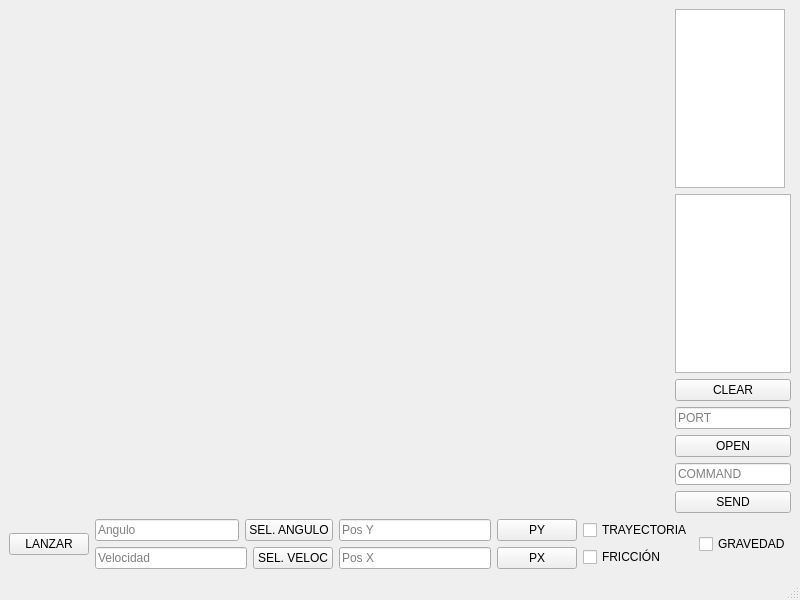
<?xml version="1.0" encoding="UTF-8"?>
<ui version="4.0">
 <class>MainWindow</class>
 <widget class="QMainWindow" name="MainWindow">
  <property name="geometry">
   <rect>
    <x>0</x>
    <y>0</y>
    <width>800</width>
    <height>600</height>
   </rect>
  </property>
  <property name="minimumSize">
   <size>
    <width>800</width>
    <height>600</height>
   </size>
  </property>
  <property name="windowTitle">
   <string>MainWindow</string>
  </property>
  <widget class="QWidget" name="centralwidget">
   <layout class="QGridLayout" name="gridLayout">
    <item row="0" column="0">
     <layout class="QHBoxLayout" name="horizontalLayout" stretch="1,0">
      <item>
       <widget class="QWidget" name="widget" native="true">
        <property name="minimumSize">
         <size>
          <width>660</width>
          <height>500</height>
         </size>
        </property>
       </widget>
      </item>
      <item>
       <layout class="QVBoxLayout" name="verticalLayout_3">
        <item>
         <widget class="QTextBrowser" name="Consola">
          <property name="maximumSize">
           <size>
            <width>110</width>
            <height>16777215</height>
           </size>
          </property>
         </widget>
        </item>
        <item>
         <widget class="QPlainTextEdit" name="commandsConsole"/>
        </item>
        <item>
         <widget class="QPushButton" name="ClearConsoleButton">
          <property name="text">
           <string>CLEAR</string>
          </property>
         </widget>
        </item>
        <item>
         <layout class="QVBoxLayout" name="PortLine">
          <item>
           <widget class="QLineEdit" name="PortLinEdit">
            <property name="placeholderText">
             <string>PORT</string>
            </property>
           </widget>
          </item>
          <item>
           <widget class="QPushButton" name="OpenCloseButton">
            <property name="text">
             <string>OPEN</string>
            </property>
           </widget>
          </item>
         </layout>
        </item>
        <item>
         <layout class="QVBoxLayout" name="CommandLine">
          <item>
           <widget class="QLineEdit" name="CommandlineEdit">
            <property name="placeholderText">
             <string>COMMAND</string>
            </property>
           </widget>
          </item>
          <item>
           <widget class="QPushButton" name="SendButton">
            <property name="text">
             <string>SEND</string>
            </property>
           </widget>
          </item>
         </layout>
        </item>
       </layout>
      </item>
     </layout>
    </item>
    <item row="1" column="0">
     <layout class="QHBoxLayout" name="TABLERO" stretch="0,0,0,0,0">
      <item>
       <layout class="QHBoxLayout" name="TABLERORESETLANZAR">
        <item>
         <widget class="QPushButton" name="BotonLanzar">
          <property name="text">
           <string>LANZAR</string>
          </property>
         </widget>
        </item>
       </layout>
      </item>
      <item>
       <layout class="QVBoxLayout" name="TABLEROVELOCIDAD">
        <item>
         <layout class="QHBoxLayout" name="ANGULO" stretch="1,0">
          <item>
           <widget class="QLineEdit" name="AnguloLineEdit">
            <property name="readOnly">
             <bool>false</bool>
            </property>
            <property name="placeholderText">
             <string>Angulo</string>
            </property>
           </widget>
          </item>
          <item>
           <widget class="QPushButton" name="BotonAngulo">
            <property name="text">
             <string>SEL. ANGULO</string>
            </property>
           </widget>
          </item>
         </layout>
        </item>
        <item>
         <layout class="QHBoxLayout" name="VELOCIDAD" stretch="1,0">
          <item>
           <widget class="QLineEdit" name="VelocidadLineEdit">
            <property name="placeholderText">
             <string>Velocidad</string>
            </property>
           </widget>
          </item>
          <item>
           <widget class="QPushButton" name="BotonVelocidad">
            <property name="text">
             <string>SEL. VELOC</string>
            </property>
           </widget>
          </item>
         </layout>
        </item>
       </layout>
      </item>
      <item>
       <layout class="QVBoxLayout" name="TABLEROPOSICION">
        <item>
         <layout class="QHBoxLayout" name="POSY" stretch="1,0">
          <item>
           <widget class="QLineEdit" name="PosYLineEdit">
            <property name="readOnly">
             <bool>false</bool>
            </property>
            <property name="placeholderText">
             <string>Pos Y </string>
            </property>
           </widget>
          </item>
          <item>
           <widget class="QPushButton" name="BotonPosY">
            <property name="text">
             <string>PY</string>
            </property>
           </widget>
          </item>
         </layout>
        </item>
        <item>
         <layout class="QHBoxLayout" name="POSX" stretch="1,0">
          <item>
           <widget class="QLineEdit" name="PosXLineEdit">
            <property name="placeholderText">
             <string>Pos X</string>
            </property>
           </widget>
          </item>
          <item>
           <widget class="QPushButton" name="BotonPosX">
            <property name="text">
             <string>PX</string>
            </property>
           </widget>
          </item>
         </layout>
        </item>
       </layout>
      </item>
      <item>
       <layout class="QVBoxLayout" name="verticalLayout">
        <item>
         <widget class="QCheckBox" name="CheckTrayectoria">
          <property name="text">
           <string>TRAYECTORIA</string>
          </property>
         </widget>
        </item>
        <item>
         <widget class="QCheckBox" name="CheckFriccion">
          <property name="text">
           <string>FRICCIÓN</string>
          </property>
         </widget>
        </item>
       </layout>
      </item>
      <item>
       <widget class="QCheckBox" name="Checkgravedad">
        <property name="text">
         <string>GRAVEDAD</string>
        </property>
       </widget>
      </item>
     </layout>
    </item>
   </layout>
  </widget>
  <widget class="QMenuBar" name="menubar">
   <property name="geometry">
    <rect>
     <x>0</x>
     <y>0</y>
     <width>800</width>
     <height>22</height>
    </rect>
   </property>
  </widget>
  <widget class="QStatusBar" name="statusbar"/>
 </widget>
 <resources/>
 <connections/>
</ui>
